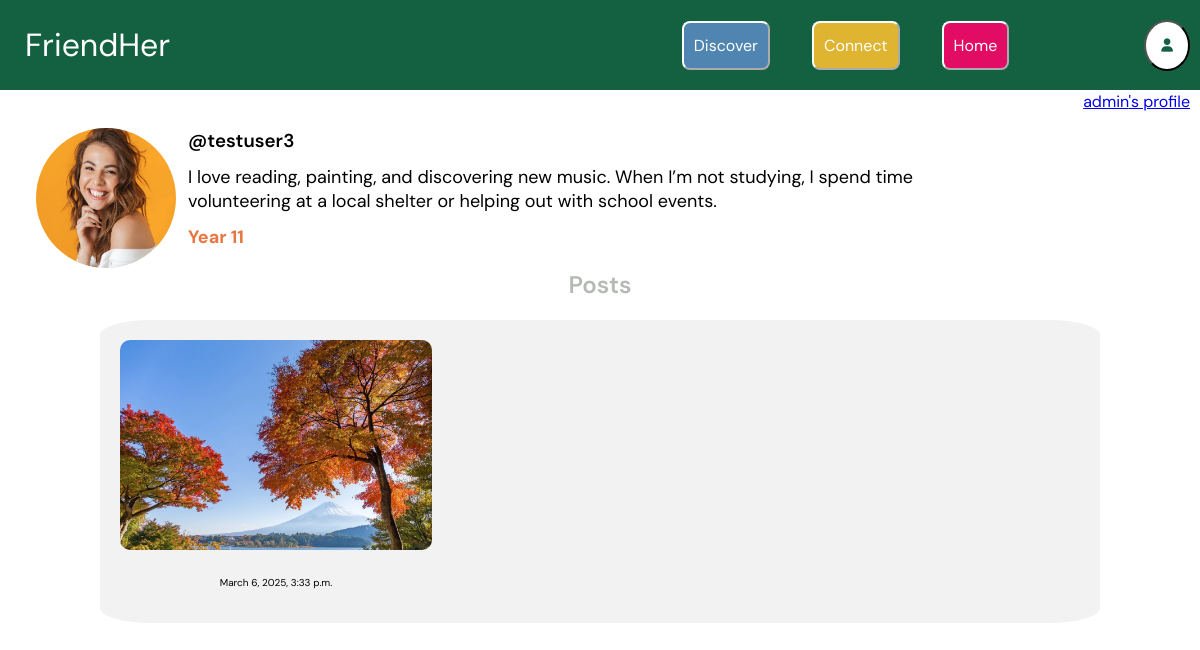
Page /profile/testuser3/ (signed in) on the committed database.
### core/models.py (models this page shows, shortened)
class Profile(models.Model):
    user = models.ForeignKey(User, on_delete=models.CASCADE) #gets the user logged in
    bio = models.TextField(blank=True) #each profile should contain a bio
    profileimg = models.ImageField(upload_to='profile_images', default='blank_profile_image.png') #default profile image is blank
    YEAR_GROUP_CHOICES = [
        ('7', 'Year 7'),
        ('8', 'Year 8'),
        ('9', 'Year 9'),
        ('10', 'Year 10'),
        ('11', 'Year 11'),
        ('12', 'Year 12'),
        ('13', 'Year 13'),
    ] #tuple to give a drop down list of year group choices, as per Django's language
    year_group = models.CharField(max_length=7, choices=YEAR_GROUP_CHOICES, blank=True, null=True)

class Post(models.Model):
    id = models.UUIDField(primary_key=True, default=uuid.uuid4) #gives each post unique ID and makes this the primary key
    created_at = models.DateTimeField(default=datetime.now) #gives post a time created so they can be ordered
    image = models.ImageField(upload_to='post_images')
    caption = models.CharField(max_length=1500) #caption is validated by number of characters
    no_of_likes = models.IntegerField(default=0)
    user = models.ForeignKey(User, on_delete=models.CASCADE) #each post allocated to a user

### core/views.py (the view)
# urls.py: path("profile/<str:username>/", views.profileview, name="profile")
@login_required(login_url="login")
def profileview(request, username): #takes in the username of the user who's profile you want to see
    user_object = User.objects.get(username=username) #creates an object of that user
    user_profile = Profile.objects.get(user=user_object) #gets that user's profile
    user_posts = Post.objects.filter(user=user_object).order_by("-created_at") #get all the posts posted by that user
    context = {
        "user_object": user_object,
        "user_profile": user_profile,
        "user_posts": user_posts,
    } #passes this code to the frontend for reference sake
    return render(request,'profile.html', context)

### templates/profile.html (shortened to what this page needs)
{% extends "base.html" %}
{% load static %}
{% block style %}
<link rel="stylesheet" href="{% static 'core/post_style.css' %}">
<link rel="stylesheet" href="{% static 'core/style.css' %}">
<link rel="stylesheet" href="{% static 'core/profile_style.css' %}">
<link rel="stylesheet" href="{% static 'core/nav.css' %}">
{% endblock %}
{% block content %}
<div class="topnav">
    <h1>FriendHer</h1>
    <div class="button-container">
        <button class="button discoverbutton" onclick="window.location.href='/discover'">Discover</button>
        <button class="button connectbutton" onclick="window.location.href='/connect'">Connect</button>
        <button class="button homebutton" onclick="window.location.href='/'">Home</button>
        <button class="profileicon" onclick="window.location.href='/settings'"><i class ="fa-solid fa-user"></i></button>
    </div>
</div>
<div class ="topnav2">
    <p><a href="{% url 'profile' user.username %}"> {{user.username}}'s profile </a></p>
</div>
<div class="profile-container">
    <img src="{{ user_profile.profileimg.url }}" alt="Profile Image">
    <h3>@{{ user_object.username }}</h3>
    <p>{{ user_profile.bio }}</p>
    <p><span class="year-group">Year {{ user_profile.year_group }}</span></p>
</div>
<h2>Posts</h2>
<div class ="post-container">
    {% if user_posts %}
        {% for post in user_posts %}
            <div class="post-item">
                <img src="{{ post.image.url }}" alt="Post image">
                <p><span class="time-created">{{ post.created_at }}</span></p>
            </div>
            {% endfor %}
    {% else %}
        <p>No posts yet.</p>
    {% endif %}
</div>
{% endblock %}

### static/core/style.css (style rules this page uses)
h1 { color:#146344; font-family: 'DM Sans', sans-serif; text-align: center; font-weight: 600; font-size: xx-large; }
h2 { color:#acb5aced; font-family: 'DM Sans', sans-serif; text-align: center; font-weight: 600; font-size: x-large; }
h3 { color:black; font-family: 'DM Sans', Helvetica, sans-serif; text-align: center; font-style: italic; font-weight: 600; }
p { font-family: 'DM Sans', 'Helvetica', sans-serif; text-align: center; }

### static/core/profile_style.css (style rules this page uses)
.post-container { display: grid; grid-template-columns: repeat(3, 32.5%); gap: 1.25%; background-color: #f2f2f2; border-radius: 5%; margin-inline: auto; width: 80%; padding: 20px; }
.post-container img { width: 100%; height: 80%; border-radius: 10px; }
.post-container .time-created { font-size: x-small; }
.profile-container img { border-radius: 50%; margin-left: 3%; width: 140px; height: 140px; float: left; margin-right: 1% }
.profile-container h3, .profile-container p { font-style: normal; text-align: left; width: 80%; margin-bottom: 0%; margin-left: 10px; margin-top: 1%; }
.profile-container p { font-size:large; }
.profile-container .year-group { font-weight: bold; color:#e97642; }

### static/core/nav.css (style rules this page uses)
html, body { margin: 0; padding: 0; width: 100%; overflow-x: hidden; }
.topnav { display: flex; align-items: center; justify-content: space-between; background-color: #146142; width: 100%; position: fixed; top: 0; left: 0; right: 0; height: 90px; padding: 0 20px; z-index: 1000; }
.topnav .button-container { display: flex; gap: 10px; }
.topnav .profileicon { background-color: white; border-radius: 60%; color:#146142; padding: 15px; margin-right: 30px; margin-top: 11px; margin-bottom: 11px; }
.topnav .connectbutton { background-color:#deb431; border-color: white; border-radius: 8px; color: white; text-align: center; padding: 12px 10px; margin-right: 16px; margin-left: 16px; margin-top: 12px; margin-bottom: 12px; text-decoration: none; font-size: 16px; font-family: 'DM Sans', sans-serif; }
.topnav .discoverbutton { background-color:#4f85b0; border-color: white; border-radius: 8px; color: white; text-align: center; padding: 12px 10px ; margin-right: 16px; margin-left: 16px; margin-top: 12px; margin-bottom: 12px; text-decoration: none; font-size: 16px; font-family: 'DM Sans', sans-serif; }
.topnav .homebutton { float: right; background-color:#e30c64; border-color: white; border-radius: 8px; color: white; text-align: center; padding: 12px 10px; margin-right: 125px; margin-left: 16px; margin-top: 12px; margin-bottom: 12px; text-decoration: none; font-size: 16px; font-family: 'DM Sans', sans-serif; }
.topnav h1 { font-family: 'DM Sans', sans-serif; font-weight:400; float: left; margin-left: 5px; color: white }
.topnav2 p { font-family: 'DM Sans', sans-serif; color: black; text-align: right; font-size: 16px; margin-right: 10px; padding-top: 75px; padding-bottom: 0%; }

### rows in the picture
Profile: profileimg (picture), bio "I love reading, painting, and discovering new music. When I’m not studying, I spend time volunteering at a local shelter or helping out with school events.", year_group "11"
Post: image (picture), created_at "March 6, 2025, 3:33 p.m."

### other values in the picture
{{ user.username }} "admin"
{{ user_object.username }} "testuser3"
